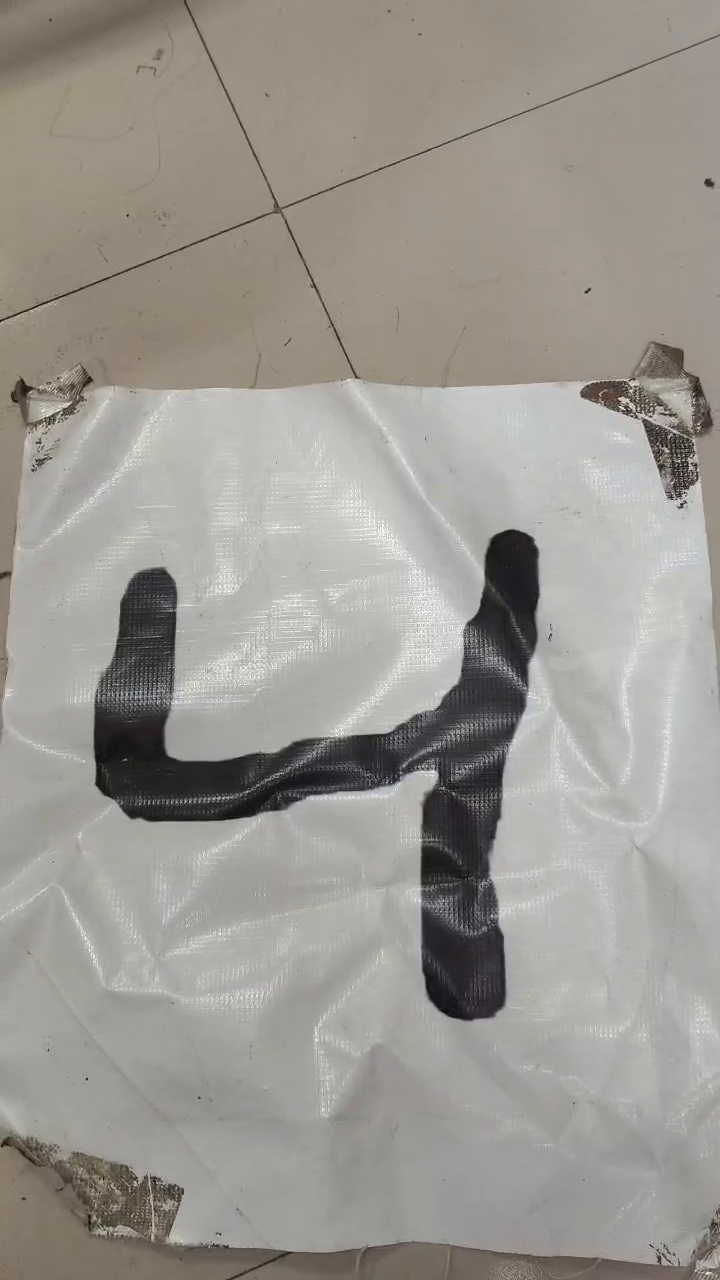
#> input picture frame 38 of 4.mp4, 720 x 1280 px
$ jupyter execute --allow-errors mnist.ipynb
#> lines starting #> are read from the running program, lines starting #| are printed output that depends on the picture; after the words box and inside, x2 and y2 are one past the last pixel; in counts of white or black regions, pixels touching at a corner belong together
#> further down, frame is the input picture: shape (1280, 720, 3); mean B, G, R 146.2, 152.4, 156.5
### cnn.py
import torch.nn as nn
class CNN(nn.Module):
    def __init__(self):
        super(CNN, self).__init__()
        self.conv1 = nn.Sequential(  # input shape (1, 28, 28)
            nn.Conv2d(
                in_channels=1,      # input height
                out_channels=16,    # n_filters
                kernel_size=5,      # filter size
                stride=1,           # filter movement/step
                padding=2,      # 如果想要 con2d 出来的图片长宽没有变化, padding=(kernel_size-1)/2 当 stride=1
            ),      # output shape (16, 28, 28)
            nn.ReLU(),    # activation
            nn.MaxPool2d(kernel_size=2),    # 在 2x2 空间里向下采样, output shape (16, 14, 14)
        )
        self.conv2 = nn.Sequential(  # input shape (16, 14, 14)
            nn.Conv2d(16, 32, 5, 1, 2),  # output shape (32, 14, 14)
            nn.ReLU(),  # activation
            nn.MaxPool2d(2),  # output shape (32, 7, 7)
        )
        self.out = nn.Linear(32 * 7 * 7, 10)   # fully connected layer, output 10 classes

    # [6 lines left out: function forward, not called in this run]

### mnist.ipynb
[cell 1]
import torch # Import PyTorch 神经网络库
import cv2   #opencv 图像处理库
import ipywidgets #jupyter notebook的交互式小部件
from cnn import * #导入CNN模型
import numpy as np #导入numpy库
# import serial #导入串口库
import struct #导入struct库，打包数据使用
# 串口初始化
# ser = serial.Serial('/dev/ttyAMA0',115200)

#> (the rest of this cell did not finish here and is left out)

[cell 2]
def findRoi(frame, thresValue,kernel):
#> called with thresValue = 50, kernel = array of shape (4, 4)
    rois = [] #存放数字区域
    gray = cv2.cvtColor(frame, cv2.COLOR_BGR2GRAY)  #转灰度图
    ret, gray = cv2.threshold(gray,thresValue,255,cv2.THRESH_BINARY_INV) #二值化
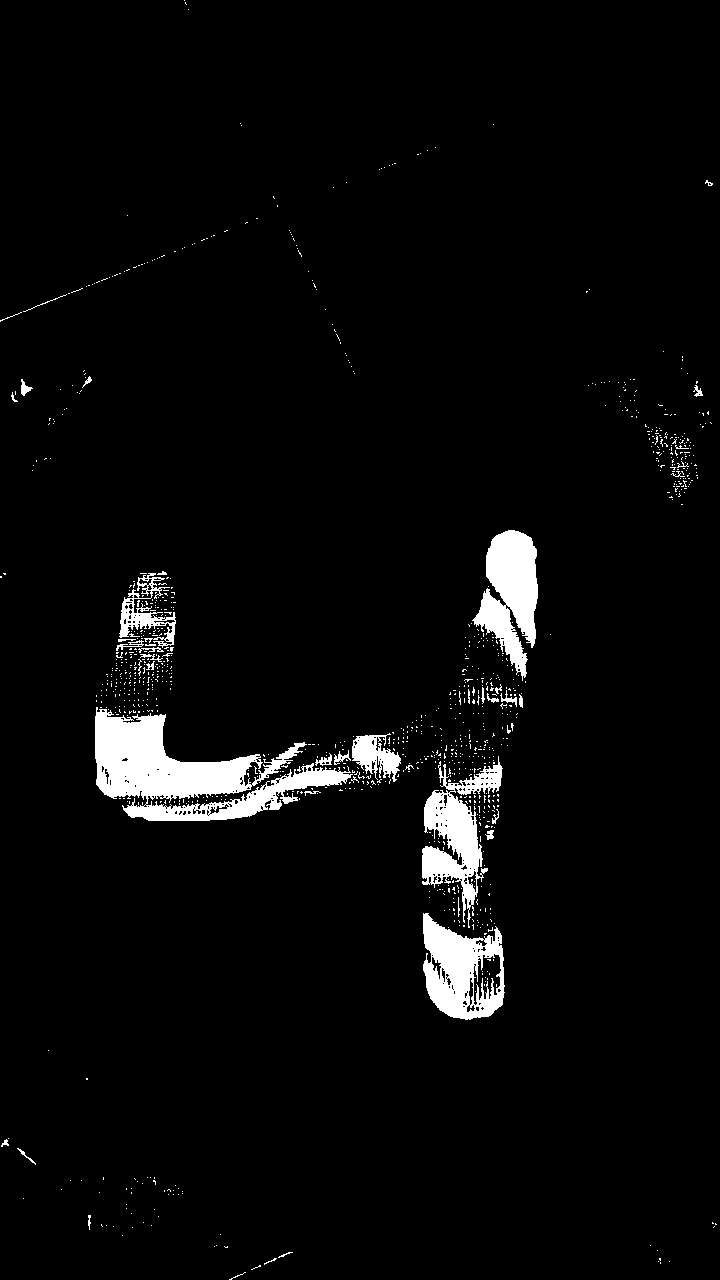
#> gray: shape (1280, 720); 3.8% white; 1037 white regions (994 under 20 px), largest, box (x1, y1, x2, y2) and area: (95, 707, 353, 821) 12658, (472, 530, 538, 681) 5605, (423, 913, 505, 1020) 5214
#> ret = 50
    gray = cv2.dilate(gray,kernel,iterations=4)  #膨胀
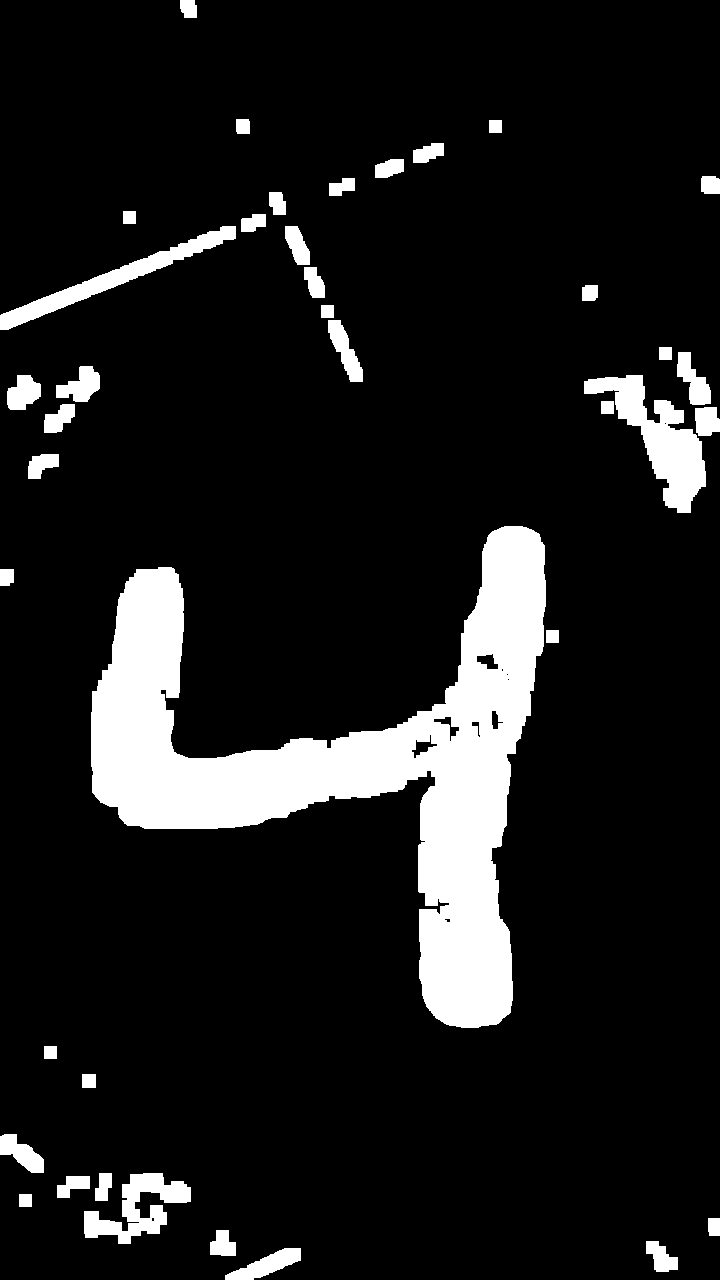
#> gray: shape (1280, 720); 11.3% white; 39 white regions, largest, box (x1, y1, x2, y2) and area: (91, 526, 546, 1028) 75016, (584, 375, 706, 513) 6214, (0, 226, 236, 330) 3971

    gray = cv2.erode(gray,kernel,iterations=2)  #腐蚀
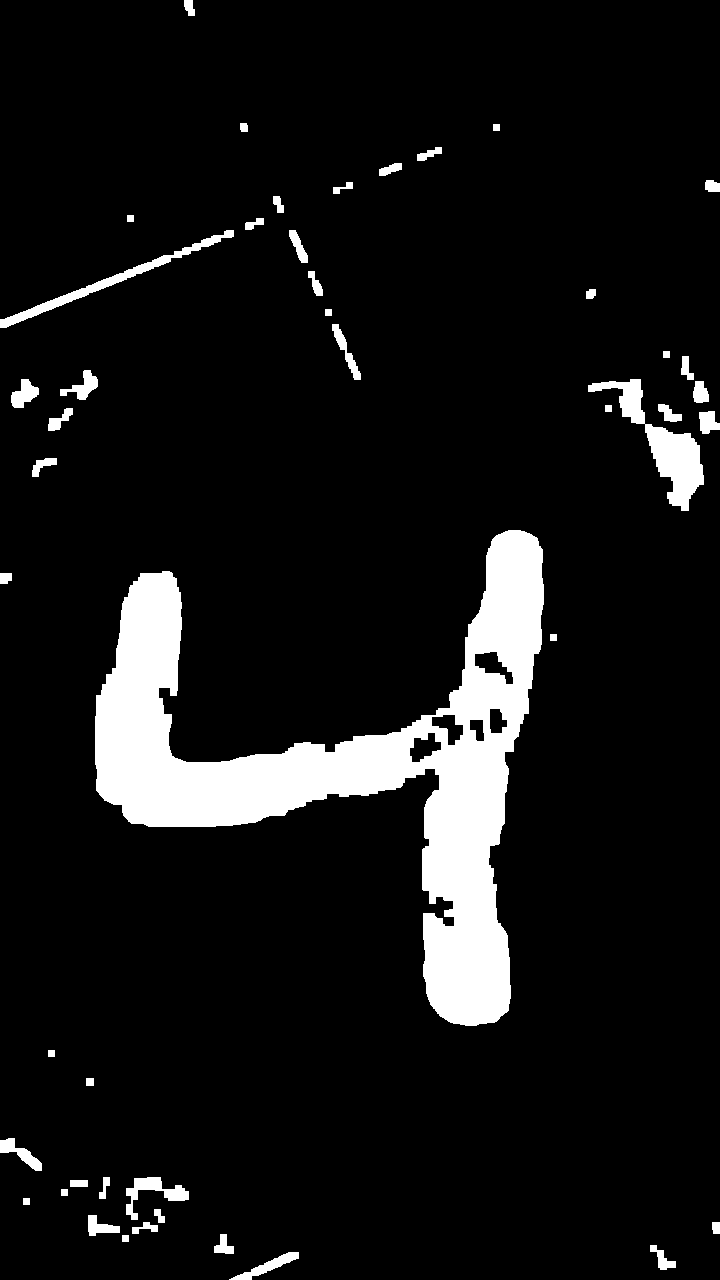
#> gray: shape (1280, 720); 8.7% white; 46 white regions, largest, box (x1, y1, x2, y2) and area: (95, 530, 544, 1026) 65423, (588, 379, 704, 511) 4053, (0, 230, 234, 328) 2003

    gray = cv2.dilate(gray,kernel,iterations=4) #膨胀
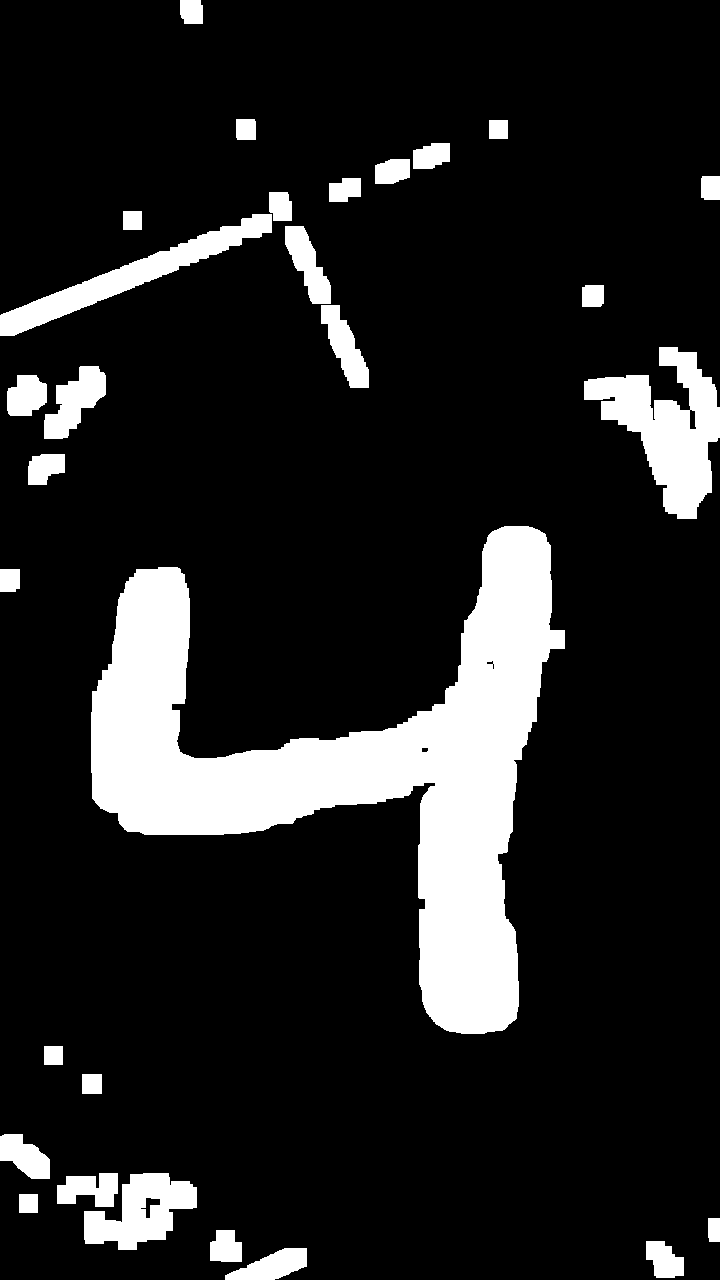
#> gray: shape (1280, 720); 13.9% white; 29 white regions

    contours, hierarchy = cv2.findContours(gray,cv2.RETR_TREE,cv2.CHAIN_APPROX_SIMPLE) #轮廓检测
#> contours = 34 contours, 1 with area under 20; largest, box (x1, y1, x2, y2) and area: (91, 526, 565, 1034) 82751, (584, 347, 720, 519) 10696, (0, 214, 272, 336) 6365, (84, 1173, 197, 1250) 4885, (44, 366, 106, 439) 2320
    area = [] #存放轮廓面积
    # 找到最大的轮廓
    for k in range(len(contours)):
        area.append(cv2.contourArea(contours[k])) #计算轮廓面积
#> this loop made 34 passes
#> after the loop, area = 34 values, max 82751 at index 12, min 10 at index 14, mean 3692.9
    if area  :
        max_idx = np.argmax(np.array(area)) #找到最大面积的轮廓
#> max_idx = 12
        x, y, w, h = cv2.boundingRect(contours[max_idx]) #找到轮廓的外接矩形
#> x = 91; y = 526; w = 474; h = 508
#> `rois,edges,area = findRoi(frame, 50,kernel)`: rois = [(91, 526, 474, 508)]
#> `x, y, w, h=rois[0]`: x = 91; y = 526; w = 474; h = 508
#> `x_small=int(x+(w-h)/2)`: x_small = 74
        rois.append((x,y,w,h)) #存放数字区域
    return rois, gray,area


# 识别数字
# [8 lines left out: function findDigit, not called in this run]

[cell 3]
font_scale=1.5 #字体大小
font=cv2.FONT_HERSHEY_PLAIN #字体类型
kernel = np.ones((4, 4), np.uint8) #膨胀腐蚀核
wid = ipywidgets.Image() #创建一个图像显示窗口
# cap=cv2.VideoCapture(0) #打开摄像头
# cap=cv2.VideoCapture("2.mp4") #打开视频
# cap=cv2.VideoCapture("1.mp4") #打开视频
cap=cv2.VideoCapture("4.mp4") #打开视频
if not cap.isOpened(): #如果打开失败
    cap=cv2.VideoCapture(1) #打开其他摄像头
if not cap.isOpened(): #如果打开失败
    raise IOError('Can not open video') #抛出异常
cap.set(cv2.CAP_PROP_FPS, 30) #设置帧率
cap.set(cv2.CAP_PROP_FRAME_WIDTH,160) #设置宽度
cap.set(cv2.CAP_PROP_FRAME_HEIGHT,120)   #设置高度
numberconter=0 #数字计数
digit_copy=0 #数字副本
display(wid) #显示窗口
#> (the rest of this cell did not finish here and is left out)

$ run again, starting later in the video
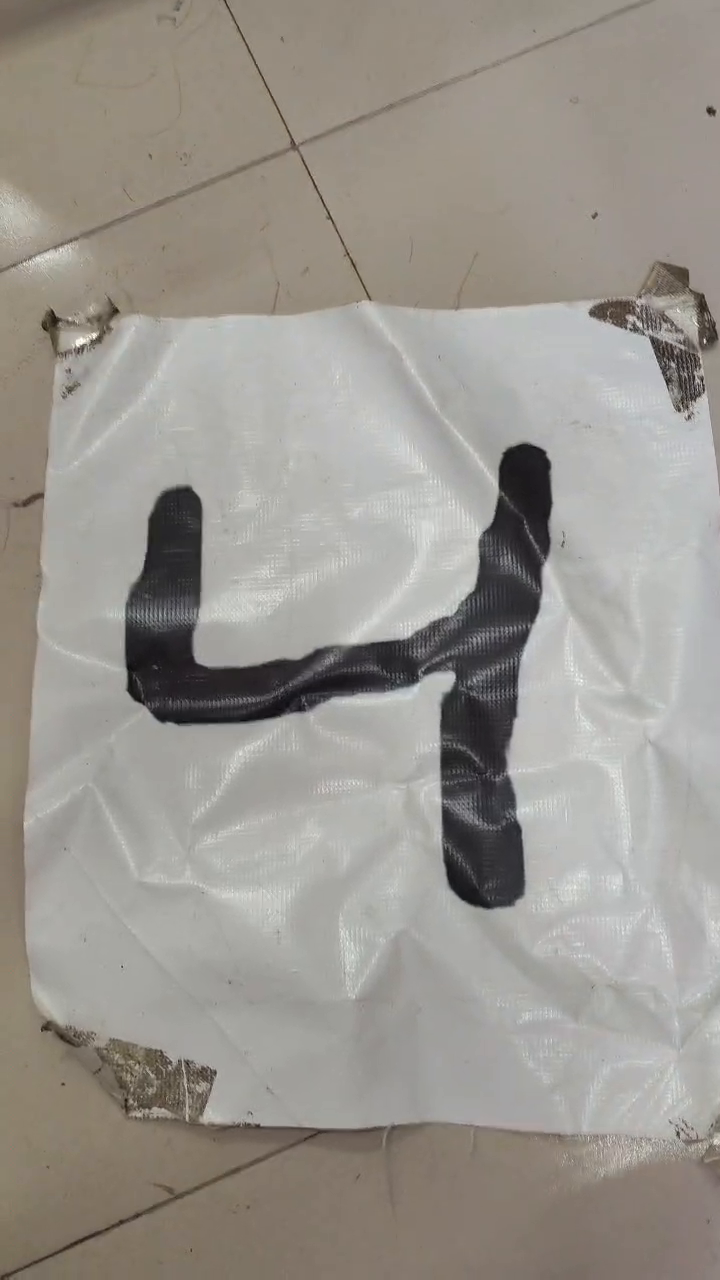
#> input picture frame 175 of 4.mp4, 720 x 1280 px
#> frame is the input picture: shape (1280, 720, 3); mean B, G, R 142.9, 149.6, 154
#> in findRoi, `ret, gray = cv2.threshold(gray,thresValue,255,cv2.THRESH_BINARY_INV)`:
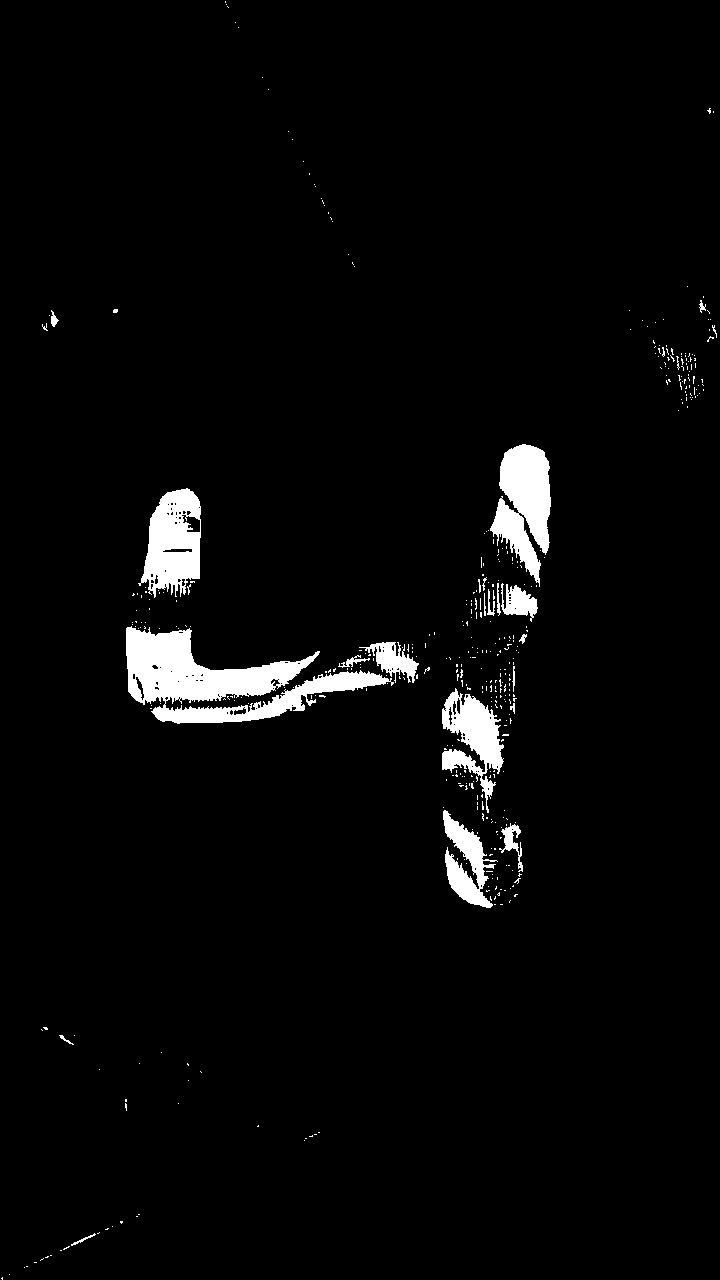
#> gray: shape (1280, 720); 3.3% white; 437 white regions (414 under 20 px), largest, box (x1, y1, x2, y2) and area: (126, 626, 394, 724) 11008, (490, 444, 551, 587) 5170, (138, 488, 201, 598) 4435
#> ret = 50
#> in findRoi, `gray = cv2.dilate(gray,kernel,iterations=4)`:
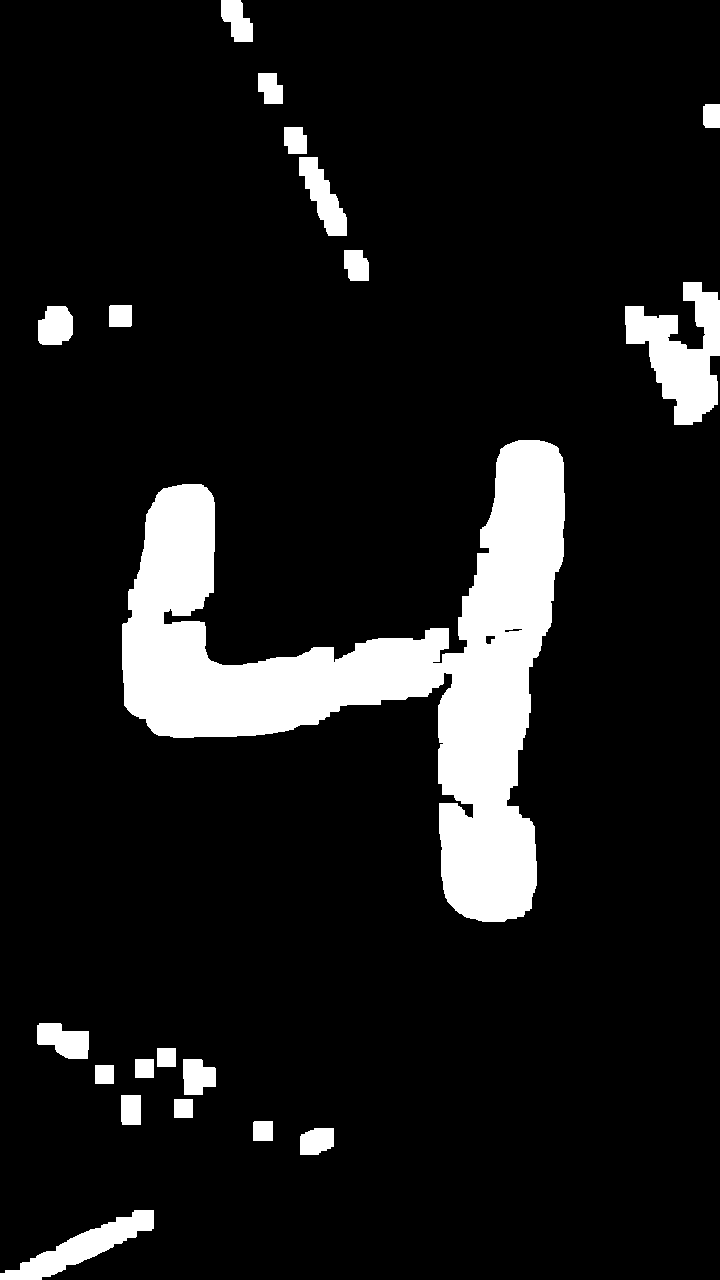
#> gray: shape (1280, 720); 10.4% white; 20 white regions
#> contours = 22 contours; largest, box (x1, y1, x2, y2) and area: (122, 440, 565, 922) 72070, (625, 282, 720, 425) 6839, (0, 1210, 154, 1280) 3318, (299, 157, 347, 236) 1697, (37, 1023, 89, 1059) 1257
#> the loop in findRoi, `for k in range(len(contours)):` made 22 passes
#> after the loop in findRoi, `for k in range(len(contours)):`: area = [3318.5, 728.5, 360.5, 324, 548.5, 324, 896.5, 324, 324, 1257, 72069.5, 66, 44.5, 1087, 461, 6839, 616, 1697, 509, 360.5, 577, 851.5]
#> max_idx = 10
#> in findRoi, `x, y, w, h = cv2.boundingRect(contours[max_idx])`: x = 122; y = 440; w = 443; h = 482
#> `rois,edges,area = findRoi(frame, 50,kernel)`: rois = [(122, 440, 443, 482)]
#> `x, y, w, h=rois[0]`: x = 122; y = 440; w = 443; h = 482
#> x_small = 102
